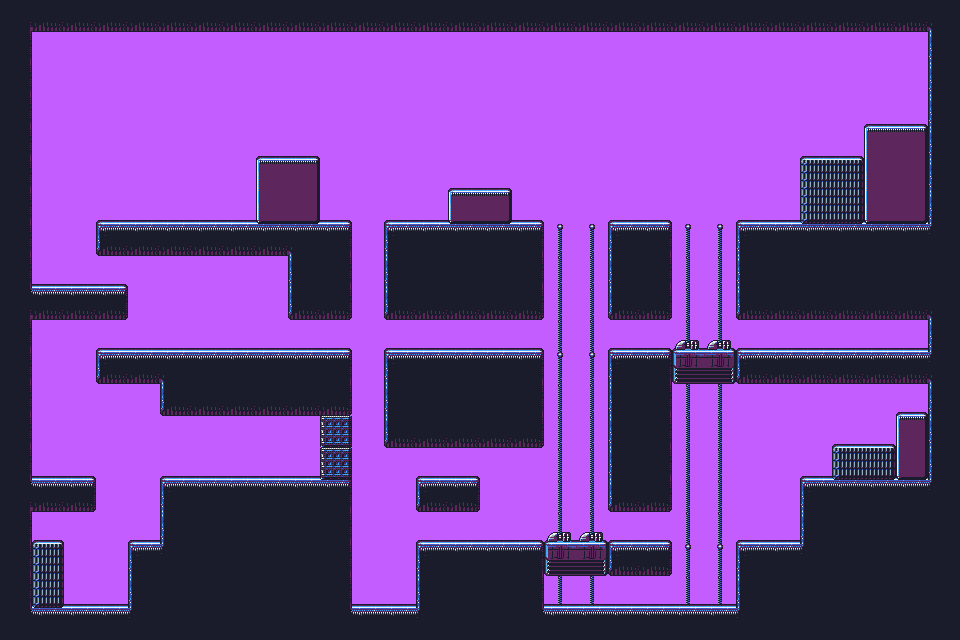

The image is a tile-based game level rendered from a .tmx file. Its description and complete source (layers, tilesets, objects, tile grids) follow:
An orthogonal 30x20 tile map with 32x32 px tiles, 3 tile layers (Tile Layer -1, Tile Layer 0, Tile Layer 1).

<map version="1.10" tiledversion="1.10.2" orientation="orthogonal" renderorder="right-down" width="30" height="20" tilewidth="32" tileheight="32" infinite="0" backgroundcolor="#c45dff" nextlayerid="6" nextobjectid="1">
 <tileset firstgid="1" name="t" tilewidth="32" tileheight="32" tilecount="512" columns="16">
  <image source="tileset.png" width="512" height="1024" />
  <wangsets>
   <wangset name="Unnamed Set" type="mixed" tile="-1">
    <wangcolor name="" color="#ff0000" tile="-1" probability="1" />
    <wangtile tileid="0" wangid="0,0,0,0,1,0,0,0" />
    <wangtile tileid="1" wangid="0,0,1,0,1,0,0,0" />
    <wangtile tileid="2" wangid="0,0,1,0,1,0,1,0" />
    <wangtile tileid="3" wangid="0,0,0,0,1,0,1,0" />
    <wangtile tileid="4" wangid="1,0,1,0,1,0,1,0" />
    <wangtile tileid="5" wangid="0,0,1,1,1,0,1,0" />
    <wangtile tileid="6" wangid="0,0,1,0,1,1,1,0" />
    <wangtile tileid="7" wangid="1,0,1,0,1,0,1,0" />
    <wangtile tileid="8" wangid="0,0,1,1,1,0,0,0" />
    <wangtile tileid="9" wangid="1,0,1,1,1,1,1,0" />
    <wangtile tileid="10" wangid="0,0,1,1,1,1,1,0" />
    <wangtile tileid="11" wangid="0,0,0,0,1,1,1,0" />
    <wangtile tileid="16" wangid="1,0,0,0,1,0,0,0" />
    <wangtile tileid="17" wangid="1,0,1,0,1,0,0,0" />
    <wangtile tileid="18" wangid="1,0,1,0,1,0,1,0" />
    <wangtile tileid="19" wangid="1,0,0,0,1,0,1,0" />
    <wangtile tileid="20" wangid="1,0,1,1,1,0,0,0" />
    <wangtile tileid="21" wangid="1,1,1,1,1,1,1,0" />
    <wangtile tileid="22" wangid="1,0,1,1,1,1,1,1" />
    <wangtile tileid="23" wangid="1,0,0,0,1,1,1,0" />
    <wangtile tileid="24" wangid="1,1,1,1,1,0,0,0" />
    <wangtile tileid="25" wangid="1,1,1,0,1,1,1,0" />
    <wangtile tileid="27" wangid="1,0,1,0,1,1,1,1" />
    <wangtile tileid="32" wangid="1,0,0,0,0,0,0,0" />
    <wangtile tileid="33" wangid="1,0,1,0,0,0,0,0" />
    <wangtile tileid="34" wangid="1,0,1,0,0,0,1,0" />
    <wangtile tileid="35" wangid="1,0,0,0,0,0,1,0" />
    <wangtile tileid="36" wangid="1,1,1,0,1,0,0,0" />
    <wangtile tileid="37" wangid="1,1,1,1,1,0,1,1" />
    <wangtile tileid="38" wangid="1,1,1,0,1,1,1,1" />
    <wangtile tileid="39" wangid="1,0,0,0,1,0,1,1" />
    <wangtile tileid="40" wangid="1,1,1,1,1,0,1,0" />
    <wangtile tileid="41" wangid="1,1,1,1,1,1,1,1" />
    <wangtile tileid="42" wangid="1,0,1,1,1,0,1,1" />
    <wangtile tileid="43" wangid="1,0,0,0,1,1,1,1" />
    <wangtile tileid="49" wangid="0,0,1,0,0,0,0,0" />
    <wangtile tileid="50" wangid="0,0,1,0,0,0,1,0" />
    <wangtile tileid="51" wangid="0,0,0,0,0,0,1,0" />
    <wangtile tileid="52" wangid="1,0,1,0,1,0,1,0" />
    <wangtile tileid="53" wangid="1,1,1,0,0,0,1,0" />
    <wangtile tileid="54" wangid="1,0,1,0,0,0,1,1" />
    <wangtile tileid="55" wangid="1,0,1,0,1,0,1,0" />
    <wangtile tileid="56" wangid="1,1,1,0,0,0,0,0" />
    <wangtile tileid="57" wangid="1,1,1,0,0,0,1,1" />
    <wangtile tileid="58" wangid="1,1,1,0,1,0,1,1" />
    <wangtile tileid="59" wangid="1,0,0,0,0,0,1,1" />
   </wangset>
   <wangset name="Unnamed Set" type="mixed" tile="-1">
    <wangcolor name="" color="#ff0000" tile="-1" probability="1" />
    <wangtile tileid="64" wangid="0,0,0,0,1,0,0,0" />
    <wangtile tileid="65" wangid="0,0,1,0,1,0,0,0" />
    <wangtile tileid="66" wangid="0,0,1,0,1,0,1,0" />
    <wangtile tileid="67" wangid="0,0,0,0,1,0,1,0" />
    <wangtile tileid="68" wangid="1,0,1,0,1,0,1,0" />
    <wangtile tileid="69" wangid="0,0,1,1,1,0,1,0" />
    <wangtile tileid="70" wangid="0,0,1,0,1,1,1,0" />
    <wangtile tileid="71" wangid="1,0,1,0,1,0,1,0" />
    <wangtile tileid="72" wangid="0,0,1,1,1,0,0,0" />
    <wangtile tileid="73" wangid="1,0,1,1,1,1,1,0" />
    <wangtile tileid="74" wangid="0,0,1,1,1,1,1,0" />
    <wangtile tileid="75" wangid="0,0,0,0,1,1,1,0" />
    <wangtile tileid="80" wangid="1,0,0,0,1,0,0,0" />
    <wangtile tileid="81" wangid="1,0,1,0,1,0,0,0" />
    <wangtile tileid="82" wangid="1,0,1,0,1,0,1,0" />
    <wangtile tileid="83" wangid="1,0,0,0,1,0,1,0" />
    <wangtile tileid="84" wangid="1,0,1,1,1,0,0,0" />
    <wangtile tileid="85" wangid="1,1,1,1,1,1,1,0" />
    <wangtile tileid="86" wangid="1,0,1,1,1,1,1,1" />
    <wangtile tileid="87" wangid="1,0,0,0,1,1,1,0" />
    <wangtile tileid="88" wangid="1,1,1,1,1,0,0,0" />
    <wangtile tileid="89" wangid="1,1,1,0,1,1,1,0" />
    <wangtile tileid="91" wangid="1,0,1,0,1,1,1,1" />
    <wangtile tileid="96" wangid="1,0,0,0,0,0,0,0" />
    <wangtile tileid="97" wangid="1,0,1,0,0,0,0,0" />
    <wangtile tileid="98" wangid="1,0,1,0,0,0,1,0" />
    <wangtile tileid="99" wangid="1,0,0,0,0,0,1,0" />
    <wangtile tileid="100" wangid="1,1,1,0,1,0,0,0" />
    <wangtile tileid="101" wangid="1,1,1,1,1,0,1,1" />
    <wangtile tileid="102" wangid="1,1,1,0,1,1,1,1" />
    <wangtile tileid="103" wangid="1,0,0,0,1,0,1,1" />
    <wangtile tileid="104" wangid="1,1,1,1,1,0,1,0" />
    <wangtile tileid="105" wangid="1,1,1,1,1,1,1,1" />
    <wangtile tileid="106" wangid="1,0,1,1,1,0,1,1" />
    <wangtile tileid="107" wangid="1,0,0,0,1,1,1,1" />
    <wangtile tileid="113" wangid="0,0,1,0,0,0,0,0" />
    <wangtile tileid="114" wangid="0,0,1,0,0,0,1,0" />
    <wangtile tileid="115" wangid="0,0,0,0,0,0,1,0" />
    <wangtile tileid="116" wangid="1,0,1,0,1,0,1,0" />
    <wangtile tileid="117" wangid="1,1,1,0,0,0,1,0" />
    <wangtile tileid="118" wangid="1,0,1,0,0,0,1,1" />
    <wangtile tileid="119" wangid="1,0,1,0,1,0,1,0" />
    <wangtile tileid="120" wangid="1,1,1,0,0,0,0,0" />
    <wangtile tileid="121" wangid="1,1,1,0,0,0,1,1" />
    <wangtile tileid="122" wangid="1,1,1,0,1,0,1,1" />
    <wangtile tileid="123" wangid="1,0,0,0,0,0,1,1" />
   </wangset>
   <wangset name="Unnamed Set" type="mixed" tile="-1">
    <wangcolor name="" color="#ff0000" tile="-1" probability="1" />
    <wangtile tileid="128" wangid="0,0,0,0,1,0,0,0" />
    <wangtile tileid="129" wangid="0,0,1,0,1,0,0,0" />
    <wangtile tileid="130" wangid="0,0,1,0,1,0,1,0" />
    <wangtile tileid="131" wangid="0,0,0,0,1,0,1,0" />
    <wangtile tileid="132" wangid="1,0,1,0,1,0,1,0" />
    <wangtile tileid="133" wangid="0,0,1,1,1,0,1,0" />
    <wangtile tileid="134" wangid="0,0,1,0,1,1,1,0" />
    <wangtile tileid="135" wangid="1,0,1,0,1,0,1,0" />
    <wangtile tileid="136" wangid="0,0,1,1,1,0,0,0" />
    <wangtile tileid="137" wangid="1,0,1,1,1,1,1,0" />
    <wangtile tileid="138" wangid="0,0,1,1,1,1,1,0" />
    <wangtile tileid="139" wangid="0,0,0,0,1,1,1,0" />
    <wangtile tileid="144" wangid="1,0,0,0,1,0,0,0" />
    <wangtile tileid="145" wangid="1,0,1,0,1,0,0,0" />
    <wangtile tileid="146" wangid="1,0,1,0,1,0,1,0" />
    <wangtile tileid="147" wangid="1,0,0,0,1,0,1,0" />
    <wangtile tileid="148" wangid="1,0,1,1,1,0,0,0" />
    <wangtile tileid="149" wangid="1,1,1,1,1,1,1,0" />
    <wangtile tileid="150" wangid="1,0,1,1,1,1,1,1" />
    <wangtile tileid="151" wangid="1,0,0,0,1,1,1,0" />
    <wangtile tileid="152" wangid="1,1,1,1,1,0,0,0" />
    <wangtile tileid="153" wangid="1,1,1,0,1,1,1,0" />
    <wangtile tileid="155" wangid="1,0,1,0,1,1,1,1" />
    <wangtile tileid="160" wangid="1,0,0,0,0,0,0,0" />
    <wangtile tileid="161" wangid="1,0,1,0,0,0,0,0" />
    <wangtile tileid="162" wangid="1,0,1,0,0,0,1,0" />
    <wangtile tileid="163" wangid="1,0,0,0,0,0,1,0" />
    <wangtile tileid="164" wangid="1,1,1,0,1,0,0,0" />
    <wangtile tileid="165" wangid="1,1,1,1,1,0,1,1" />
    <wangtile tileid="166" wangid="1,1,1,0,1,1,1,1" />
    <wangtile tileid="167" wangid="1,0,0,0,1,0,1,1" />
    <wangtile tileid="168" wangid="1,1,1,1,1,0,1,0" />
    <wangtile tileid="169" wangid="1,1,1,1,1,1,1,1" />
    <wangtile tileid="170" wangid="1,0,1,1,1,0,1,1" />
    <wangtile tileid="171" wangid="1,0,0,0,1,1,1,1" />
    <wangtile tileid="177" wangid="0,0,1,0,0,0,0,0" />
    <wangtile tileid="178" wangid="0,0,1,0,0,0,1,0" />
    <wangtile tileid="179" wangid="0,0,0,0,0,0,1,0" />
    <wangtile tileid="180" wangid="1,0,1,0,1,0,1,0" />
    <wangtile tileid="181" wangid="1,1,1,0,0,0,1,0" />
    <wangtile tileid="182" wangid="1,0,1,0,0,0,1,1" />
    <wangtile tileid="183" wangid="1,0,1,0,1,0,1,0" />
    <wangtile tileid="184" wangid="1,1,1,0,0,0,0,0" />
    <wangtile tileid="185" wangid="1,1,1,0,0,0,1,1" />
    <wangtile tileid="186" wangid="1,1,1,0,1,0,1,1" />
    <wangtile tileid="187" wangid="1,0,0,0,0,0,1,1" />
   </wangset>
  </wangsets>
 </tileset>
 <layer id="3" name="Tile Layer -1" width="30" height="20">
  <data encoding="csv">
0,0,0,0,0,0,0,0,0,0,0,0,0,0,0,0,0,0,0,0,0,0,0,0,0,0,0,0,0,0,
0,0,0,0,0,0,0,0,0,0,0,0,0,0,0,0,0,0,0,0,0,0,0,0,0,0,0,0,0,0,
0,0,0,0,0,0,0,0,0,0,0,0,0,0,0,0,0,0,0,0,0,0,0,0,0,0,0,0,0,0,
0,0,0,0,0,0,0,0,0,0,0,0,0,0,0,0,0,0,0,0,0,0,0,0,0,0,0,0,0,0,
0,0,0,0,0,0,0,0,0,0,0,0,0,0,0,0,0,0,0,0,0,0,0,0,0,0,0,0,0,0,
0,0,0,0,0,0,0,0,0,0,0,0,0,0,0,0,0,0,0,0,0,0,0,0,0,0,0,0,0,0,
0,0,0,0,0,0,0,0,0,0,0,0,0,0,0,0,0,0,0,0,0,0,0,0,0,0,0,0,0,0,
0,0,0,0,0,0,0,0,0,0,0,0,0,0,0,0,0,46,46,0,0,46,46,0,0,0,0,0,0,0,
0,0,0,0,0,0,0,0,0,0,0,0,0,0,0,0,0,45,45,0,0,45,45,0,0,0,0,0,0,0,
0,0,0,0,0,0,0,0,0,0,0,0,0,0,0,0,0,45,45,0,0,45,45,0,0,0,0,0,0,0,
0,0,0,0,0,0,0,0,0,0,0,0,0,0,0,0,0,45,45,0,0,45,45,0,0,0,0,0,0,0,
0,0,0,0,0,0,0,0,0,0,0,0,0,0,0,0,0,46,46,0,0,46,46,0,0,0,0,0,0,0,
0,0,0,0,0,0,0,0,0,0,0,0,0,0,0,0,0,45,45,0,0,45,45,0,0,0,0,0,0,0,
0,0,0,0,0,0,0,0,0,0,0,0,0,0,0,0,0,45,45,0,0,45,45,0,0,0,0,0,0,0,
0,0,0,0,0,0,0,0,0,0,0,0,0,0,0,0,0,45,45,0,0,45,45,0,0,0,0,0,0,0,
0,0,0,0,0,0,0,0,0,0,0,0,0,0,0,0,0,45,45,0,0,45,45,0,0,0,0,0,0,0,
0,0,0,0,0,0,0,0,0,0,0,0,0,0,0,0,0,45,45,0,0,45,45,0,0,0,0,0,0,0,
0,0,0,0,0,0,0,0,0,0,0,0,0,0,0,0,0,46,46,0,0,46,46,0,0,0,0,0,0,0,
0,0,0,0,0,0,0,0,0,0,0,0,0,0,0,0,0,45,45,0,0,45,45,0,0,0,0,0,0,0,
0,0,0,0,0,0,0,0,0,0,0,0,0,0,0,0,0,0,0,0,0,0,0,0,0,0,0,0,0,0
</data>
 </layer>
 <layer id="2" name="Tile Layer 0" width="30" height="20">
  <data encoding="csv">
0,0,0,0,0,0,0,0,0,0,0,0,0,0,0,0,0,0,0,0,0,0,0,0,0,0,0,0,0,0,
0,0,0,0,0,0,0,0,0,0,0,0,0,0,0,0,0,0,0,0,0,0,0,0,0,0,0,0,0,0,
0,0,0,0,0,0,0,0,0,0,0,0,0,0,0,0,0,0,0,0,0,0,0,0,0,0,0,0,0,0,
0,0,0,0,0,0,0,0,0,0,0,0,0,0,0,0,0,0,0,0,0,0,0,0,0,0,0,14,16,0,
0,0,0,0,0,0,0,0,14,16,0,0,0,0,0,0,0,0,0,0,0,0,0,0,0,14,16,0,0,0,
0,0,0,0,0,0,0,0,0,0,0,0,0,0,14,16,0,0,0,0,0,0,0,0,0,0,0,0,0,0,
0,0,0,14,15,15,15,15,15,15,16,0,14,15,15,15,16,0,0,14,16,0,0,14,15,15,15,15,15,0,
0,0,0,0,0,0,0,0,0,0,0,0,0,0,0,0,0,0,0,0,0,0,0,0,0,0,0,0,0,0,
0,15,15,16,0,0,0,0,0,0,0,0,0,0,0,0,0,0,0,0,0,0,0,0,0,0,0,0,0,0,
0,0,0,0,0,0,0,0,0,0,0,0,0,0,0,0,0,0,0,0,0,0,0,0,0,0,0,0,0,0,
0,0,0,14,15,15,15,15,15,15,16,0,14,15,15,15,16,0,0,14,16,30,32,14,15,15,15,15,15,0,
0,0,0,0,0,0,0,0,0,0,0,0,0,0,0,0,0,0,0,0,0,0,0,0,0,0,0,0,0,0,
0,0,0,0,0,0,0,0,0,0,0,0,0,0,0,0,0,0,0,0,0,0,0,0,0,0,0,0,13,0,
0,0,0,0,0,0,0,0,0,0,0,0,0,0,0,0,0,0,0,0,0,0,0,0,0,0,14,16,0,0,
0,15,16,0,0,14,15,15,15,15,16,0,0,14,16,0,0,0,0,0,0,0,0,0,0,14,15,15,15,0,
0,0,0,0,0,0,0,0,0,0,0,0,0,0,0,0,0,0,0,0,0,0,0,0,0,0,0,0,0,0,
0,13,0,0,14,0,0,0,0,0,0,0,0,14,15,15,16,30,32,14,16,0,0,14,15,0,0,0,0,0,
0,0,0,0,0,0,0,0,0,0,0,0,0,0,0,0,0,0,0,0,0,0,0,0,0,0,0,0,0,0,
0,15,15,15,0,0,0,0,0,0,0,15,15,0,0,0,0,15,15,15,15,15,15,0,0,0,0,0,0,0,
0,0,0,0,0,0,0,0,0,0,0,0,0,0,0,0,0,0,0,0,0,0,0,0,0,0,0,0,0,0
</data>
 </layer>
 <layer id="1" name="Tile Layer 1" width="30" height="20">
  <data encoding="csv">
39,58,58,58,58,58,58,58,58,58,58,58,58,58,58,58,58,58,58,58,58,58,58,58,58,58,58,58,58,38,
44,0,0,0,0,0,0,0,0,0,0,0,0,0,0,0,0,0,0,0,0,0,0,0,0,0,0,0,0,25,
44,0,0,0,0,0,0,0,0,0,0,0,0,0,0,0,0,0,0,0,0,0,0,0,0,0,0,0,0,25,
44,0,0,0,0,0,0,0,0,0,0,0,0,0,0,0,0,0,0,0,0,0,0,0,0,0,0,0,0,25,
44,0,0,0,0,0,0,0,0,0,0,0,0,0,0,0,0,0,0,0,0,0,0,0,0,0,0,137,140,25,
44,0,0,0,0,0,0,0,137,140,0,0,0,0,0,0,0,0,0,0,0,0,0,0,0,258,260,153,172,25,
44,0,0,0,0,0,0,0,185,188,0,0,0,0,178,180,0,0,0,0,0,0,0,0,0,290,292,185,188,25,
44,0,0,50,51,51,51,51,51,6,12,0,9,11,11,11,12,0,0,9,12,0,0,9,11,11,11,11,11,22,
44,0,0,0,0,0,0,0,0,25,44,0,25,42,42,42,44,0,0,25,44,0,0,25,42,42,42,42,42,42,
28,51,51,52,0,0,0,0,0,57,60,0,57,58,58,58,60,0,0,57,60,0,0,57,58,58,58,58,58,38,
44,0,0,0,0,0,0,0,0,0,0,0,0,0,0,0,0,0,0,0,0,0,0,0,0,0,0,0,0,25,
44,0,0,50,51,6,11,11,11,11,12,0,9,11,11,11,12,0,0,9,12,114,116,50,51,51,51,51,51,41,
44,0,0,0,0,57,58,58,58,58,60,0,25,42,42,42,44,0,0,25,44,0,0,0,0,0,0,0,0,25,
44,0,0,0,0,0,0,0,0,0,241,0,57,58,58,58,60,0,0,25,44,0,0,0,0,0,0,0,129,25,
44,0,0,0,0,0,0,0,0,0,241,0,0,0,0,0,0,0,0,25,44,0,0,0,0,0,306,308,161,25,
28,51,52,0,0,9,11,11,11,11,12,0,0,50,52,0,0,0,0,57,60,0,0,0,0,9,11,11,11,22,
44,0,0,0,0,25,42,42,42,42,44,0,0,0,0,0,0,0,0,0,0,0,0,0,0,25,42,42,42,42,
44,257,0,0,9,22,42,42,42,42,44,0,0,9,11,11,12,114,116,50,52,0,0,9,11,22,42,42,42,42,
44,289,0,0,25,42,42,42,42,42,44,0,0,25,42,42,44,0,0,0,0,0,0,25,42,42,42,42,42,42,
23,11,11,11,22,42,42,42,42,42,23,11,11,22,42,42,23,11,11,11,11,11,11,22,42,42,42,42,42,42
</data>
 </layer>
</map>
